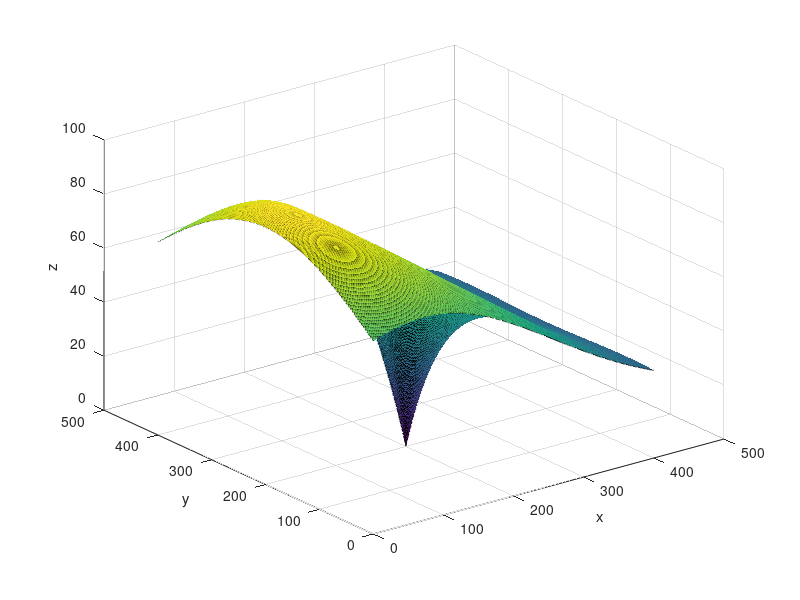

Write the MATLAB code that produced this figure.
% Visualization of the pedestrian interaction force for the project report

clear all
clc

A_i1 = 80;
r_ij = 0.6;
B_i1 = 1;
lambda_i = 0.2;
A_i2 = 40;
B_i2 = 2;

x = [-2 : 0.01 : 2];
y = [-2 : 0.01 : 2];
force = zeros(length(x), length(y));
d = zeros(length(x), length(y));
phi = zeros(length(x), length(y));
n_x = zeros(1, length(x));
n_y = zeros(1, length(y));
e = [0 1]'; % direction of movement

for i = 1 : length(x)
    for j = 1 : length(y)
        
        d(i, j) = sqrt(x(i)^2 + y(j)^2);    % distance between point (i,j) and (0,0)
        n_x(1, i) = x(i); % x-distance from 0 to i
        n_y(1, j) = y(j); % x-distance from 0 to j
        phi(i, j) = acos(dot(-[n_x(i) n_y(j)]', e));
        
        force(i, j) = norm(A_i1 * exp((r_ij - d(i, j)) / B_i1) * [n_x(i) n_y(j)]' * (lambda_i + (1 - lambda_i) * ((1 + cos(phi(i, j))) / 2)) + A_i2 * exp((r_ij - d(i, j)) / B_i2) * [n_x(i) n_y(j)]');
        
    end
end

surf(force)
xlabel('x')
ylabel('y')
zlabel('z')